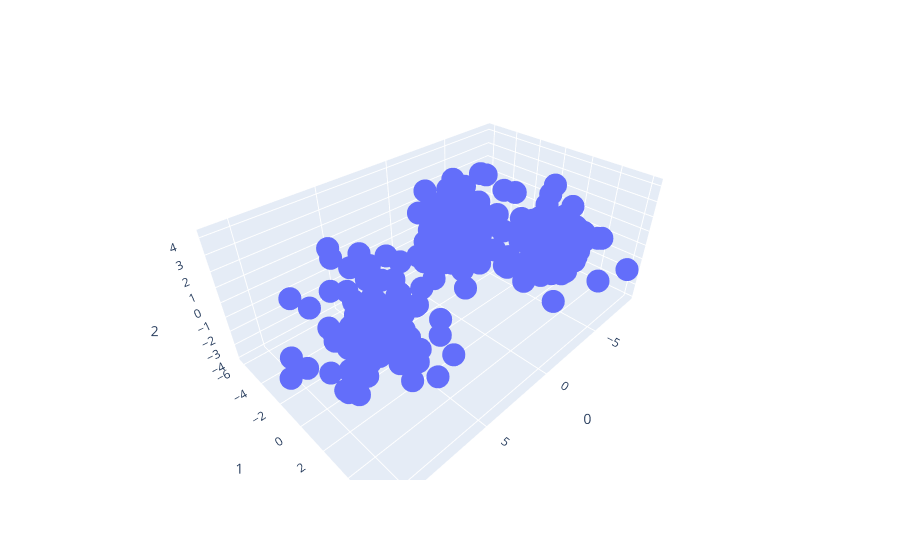

Notebook source saved alongside this figure:
### Code cell
px.scatter_3d(pca_df, 0, 1, 2)

### Figure 1 — Plotly figure (JSON) as saved in the notebook; plotly's stock layout.template omitted (floating-point values rounded to 4 significant figures; data arrays with more than 128 entries replaced by an {"elided": "..."} marker saying what was removed)
{"data": [{"hovertemplate": "0=%{x}<br>1=%{y}<br>2=%{z}<extra></extra>", "legendgroup": "", "marker": {"color": "#636efa", "symbol": "circle"}, "mode": "markers", "name": "", "scene": "scene", "showlegend": false, "type": "scatter3d", "x": {"elided": "250 float values"}, "y": {"elided": "250 float values"}, "z": {"elided": "250 float values"}}], "layout": {"legend": {"tracegroupgap": 0}, "margin": {"t": 60}, "scene": {"domain": {"x": [0, 1], "y": [0, 1]}, "xaxis": {"title": {"text": "0"}}, "yaxis": {"title": {"text": "1"}}, "zaxis": {"title": {"text": "2"}}}}}
